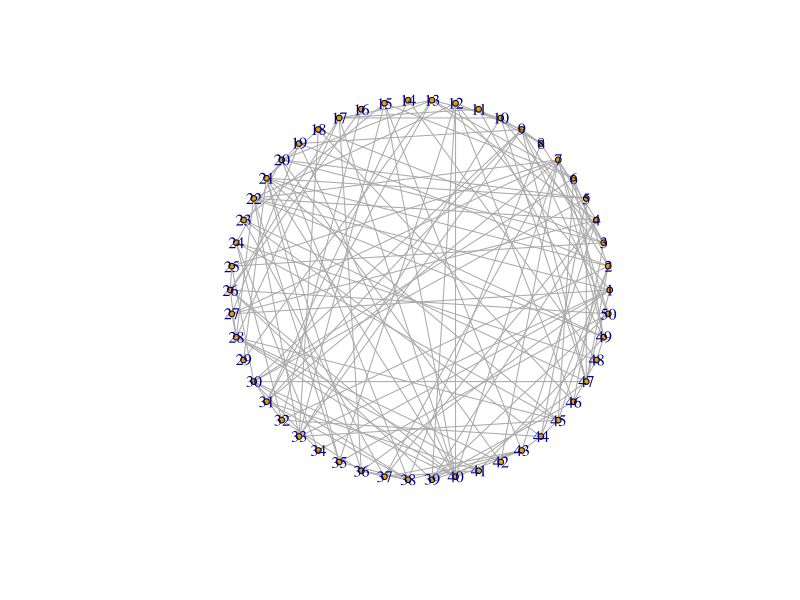

Recreate this plot in R. (Note: this script raises an error after producing the figure.)
## An R implementation of Navid Dianati's MLF algorithm
library(igraph)

# find or generate da standard hairball to prune

pval = function(mode = "undirected", params){
  if(mode == "undirected"){
    return(pval_undirected(params))
  }else if (mode == "directed"){
    return(pval_directed(params))
  } else{
    stop("Mode must be either 'directed' or 'undirected'")
  }
}

pval_undirected = function(params){
  
  w = params[1]
  ku = params[2]
  kv = params[3]
  q = params[4]
  
  p = ku * kv * 1 / q / q / 2
  
  return(binom.test(x = w, n = q, p=p, alternative = "greater")[5]) #why does W have to be integer?
}

pval_directed = function(params){
  
  w = params[1]
  ku_out = params[2]
  kv_in = params[3]
  q = params[4]
  
  p = ku_out * kv_in * 1 / q / q / 1
  
  return(binom.test(x = w, n = q, p=p, alternative = "greater")[5])
}


prune = function(G, df, pct = NULL, num_remove=NULL){
  if(!is.null(pct)){
    deathrow = c()
    n = ecount(G)
    threshold_index = n - n*pct/100
    threshold_value = sort(E(G)$significance)[threshold_index]
    idx = E(G)$significance <= threshold_value
    G = delete.edges(G, which(idx))
    return(G)# fix all this stuff
  } else if(!is.null(num_remove)){
    n = ecount(G)
    ind = sort(E(G)$significance,partial=(num_remove))[num_remove]
    idx = which(E(G)$significance <= ind)
    G = delete_edges(G, which(idx))
    return(G)# fix all this stuff
  } else {
    stop("Something went wrong")
  }
}

compute_sig = function(G){
  if(is_directed(G)){
    return(compute_sig_directed(G))
  } else{
    return(compute_sig_dunirected(G))
  }
}

compute_sig_directed = function(G){
  # unimplemented?
}


compute_sig_undirected = function(G){
  ks = graph.strength(G) # weights used by default
  total_degree = sum(degree(rg))
  sig = c()
  for(e in 1:ecount(G)){
    i0 = get.edge(G, E(G)[e])[1] # fix this: e should be the Eth edge
    i1 = get.edge(G, E(G)[e])[2] # fix this: e should be the Eth edge
    v0 = V(G)[i0]
    v1 = V(G)[i1]
    
    p = pval(params=c(E(G)$weight[e], ks[i0], ks[i1], total_degree/2)) #resume testing here
    sig[e] = -log(p$estimate)
  }
  E(G)$significance =  sig
  max_sig = max(E(G)$significance)
  for(e in 1:ecount(G)){
    if(is.na(E(G)$significance[e])){ # is na the right test here?
       E(G)$significance[e] = max_sig
    }
  }
  return(G)
}

# generate random graphs to test
rg <- erdos.renyi.game(50, 50*3, type="gnm", directed=F)
rg$layout <- layout.circle
V(rg)$size <- 3
plot(rg)
E(rg)$weight = sample(1:20, length(E(rg)), replace=T)

test = compute_sig_undirected(rg) #works!
test2 = prune(test)
